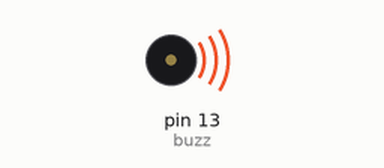
The sketch below on a simulated Arduino Uno, built with avr-gcc and run on an emulated ATmega328P. Shown: buzzer (waves = sounding).

Above: at 0.1 s.
Timing chart, 0 to 1.6 s (numbered marks = the images above):
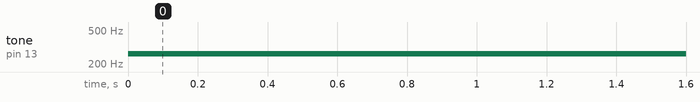

Measured:
- by itself, tone on pin 13 (buzz): silent → 262 Hz at 0.00 s

The sketch:

Buzzer.ino
```cpp
#define buzz 13

void setup() {
  pinMode(buzz, OUTPUT);
}

void loop() {
  digitalWrite(buzz, HIGH);
  tone(13, 262, 250);
  //syntax: tone(buzzer pin number, frequency, time in milliseconds)
  delay(100); //1 second delay

  digitalWrite(buzz, LOW);
  delay(100); //1 second delay
}
```
